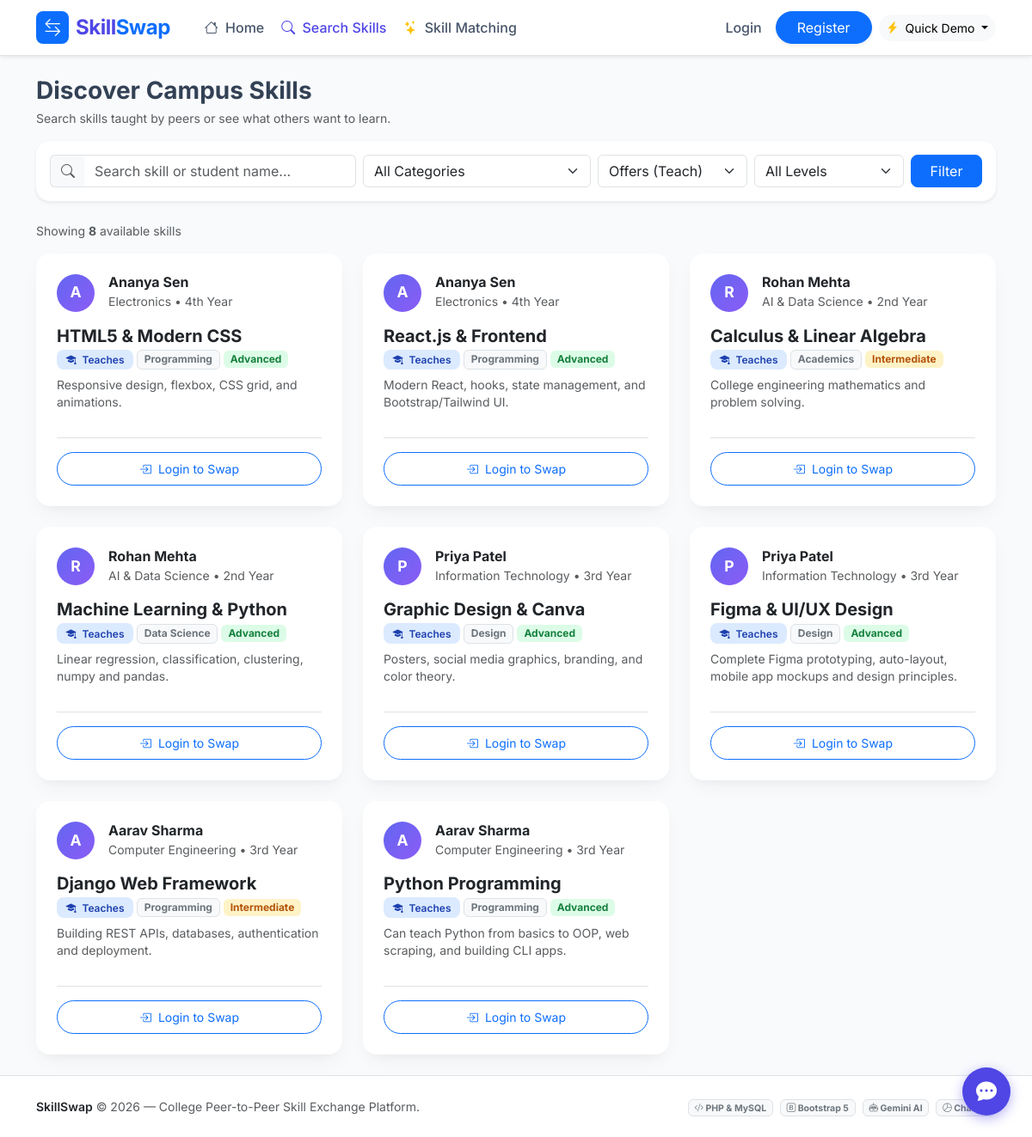
The app's page /student/search.php with its own data.
### tables this page shows
CREATE TABLE IF NOT EXISTS `skills` (
    `id` INT AUTO_INCREMENT PRIMARY KEY,
    `user_id` INT NOT NULL,
    `skill_name` VARCHAR(120) NOT NULL,
    `category` VARCHAR(60) NOT NULL,
    `proficiency_level` ENUM('Beginner', 'Intermediate', 'Advanced') DEFAULT 'Intermediate',
    `type` ENUM('teach', 'learn') NOT NULL,  
    `description` TEXT DEFAULT NULL,
    `created_at` DATETIME DEFAULT CURRENT_TIMESTAMP,
    FOREIGN KEY (`user_id`) REFERENCES `users`(`id`) ON DELETE CASCADE
);

CREATE TABLE IF NOT EXISTS `users` (
    `id` INT AUTO_INCREMENT PRIMARY KEY,
    `name` VARCHAR(100) NOT NULL,
    `email` VARCHAR(120) NOT NULL UNIQUE,
    `password` VARCHAR(255) NOT NULL,
    `role` ENUM('student', 'admin') DEFAULT 'student',
    `college_id` VARCHAR(50) DEFAULT NULL,
    `department` VARCHAR(100) DEFAULT 'Computer Science',
    `year_of_study` VARCHAR(20) DEFAULT '3rd Year',
    `bio` TEXT DEFAULT NULL,
    `contact_info` VARCHAR(255) DEFAULT NULL,
    `avatar` VARCHAR(255) DEFAULT 'default_avatar.png',
    `status` ENUM('active', 'suspended') DEFAULT 'active',
    `created_at` DATETIME DEFAULT CURRENT_TIMESTAMP
);

### config/db.php (called while the page is built, shortened)
<?php
function current_user_id() {
    return $_SESSION['user_id'] ?? null;
}
function sanitize($data) {
    return htmlspecialchars(trim($data ?? ''), ENT_QUOTES, 'UTF-8');
}
function app_path($subpath = '') {
    $docRoot = str_replace('\\', '/', $_SERVER['DOCUMENT_ROOT'] ?? '');
    $curDir  = str_replace('\\', '/', dirname(__DIR__));
    $rel = str_replace($docRoot, '', $curDir);
    $rel = rtrim($rel, '/');
    return $rel . ($subpath ? '/' . ltrim($subpath, '/') : '');
}

### student/search.php (the view, shortened to what this page needs)
<?php
require_once __DIR__ . '/../config/db.php';
$db = get_db_connection();
$currentUserId = current_user_id();
$search   = trim($_GET['q'] ?? '');
$type     = trim($_GET['type'] ?? 'teach');
$query = "
    SELECT s.*, u.name as user_name, u.department, u.year_of_study, u.contact_info, u.avatar
    FROM skills s
    JOIN users u ON s.user_id = u.id
    WHERE u.status = 'active'
";
$params = [];
if (!empty($type) && in_array($type, ['teach', 'learn'])) {
    $query .= " AND s.type = ?";
    $params[] = $type;
}
$query .= " ORDER BY s.id DESC";
$stmt = $db->prepare($query);
$stmt->execute($params);
$skills = $stmt->fetchAll();
require_once __DIR__ . '/../includes/header.php';
?>
<div class="mb-4">
    <h3 class="fw-bold mb-1">Discover Campus Skills</h3>
    <p class="text-muted small">Search skills taught by peers or see what others want to learn.</p>
    <div class="card border-0 shadow-sm rounded-4 p-3 mb-4 bg-white">
        <form method="GET" action="" class="row g-2 align-items-center">
            <div class="col-md-4">
                <div class="input-group">
                    <span class="input-group-text bg-light border-end-0"><i class="bi bi-search text-muted"></i></span>
                    <input type="text" name="q" class="form-control border-start-0" placeholder="Search skill or student name..." value="<?= sanitize($search); ?>">
                </div>
            </div>
            <div class="col-md-3">
                <select name="category" class="form-select">
                    <option value="">All Categories</option>
                </select>
            </div>
            <div class="col-md-2">
                <select name="type" class="form-select">
                    <option value="teach" <?= ($type === 'teach') ? 'selected' : ''; ?>>Offers (Teach)</option>
                </select>
            </div>
            <div class="col-md-2">
                <select name="level" class="form-select">
                    <option value="">All Levels</option>
                </select>
            </div>
            <div class="col-md-1 d-grid">
                <button type="submit" class="btn btn-primary rounded-3">Filter</button>
            </div>
        </form>
    </div>
</div>
<div class="d-flex justify-content-between align-items-center mb-3">
    <span class="text-muted small">Showing <strong><?= count($skills); ?></strong> available skills</span>
</div>
<?php if (empty($skills)): ?>
    <div class="card border-0 shadow-sm rounded-4 p-5 text-center bg-white">
        <i class="bi bi-search text-muted fs-1 mb-2"></i>
        <h5 class="fw-bold">No Skills Matched Your Criteria</h5>
        <p class="text-muted small">Try broadening your keywords or clearing selected filters.</p>
        <div>
            <a href="<?= app_path('student/search.php'); ?>" class="btn btn-outline-primary btn-sm rounded-pill px-3">
                Reset Search
            </a>
        </div>
    </div>
<?php else: ?>
    <div class="row g-4">
        <?php foreach ($skills as $s): ?>
            <div class="col-md-6 col-lg-4">
                <div class="card h-100 swap-card border-0 p-4 d-flex flex-column justify-content-between">
                    <div>
                        <div class="d-flex align-items-center gap-3 mb-3">
                            <div class="avatar-circle">
                                <?= strtoupper(substr($s['user_name'], 0, 1)); ?>
                            </div>
                            <div>
                                <h6 class="fw-bold mb-0 text-dark"><?= sanitize($s['user_name']); ?></h6>
                                <small class="text-muted">
                                    <?= sanitize($s['department']); ?> &bull; <?= sanitize($s['year_of_study']); ?>
                                </small>
                            </div>
                        </div>
                        <div class="mb-3">
                            <h5 class="fw-bold text-dark mb-1"><?= sanitize($s['skill_name']); ?></h5>
                            <div class="d-flex flex-wrap gap-1 align-items-center mb-2">
                                <span class="badge badge-<?= $s['type']; ?>">
                                    <?= ($s['type'] === 'teach') ? '<i class="bi bi-mortarboard-fill me-1"></i> Teaches' : '<i class="bi bi-book-half me-1"></i> Wants to Learn'; ?>
                                </span>
                                <span class="badge bg-light text-secondary border small"><?= sanitize($s['category']); ?></span>
                                <span class="badge badge-level badge-<?= sanitize($s['proficiency_level']); ?>">
                                    <?= sanitize($s['proficiency_level']); ?>
                                </span>
                            </div>
                            <p class="text-muted small mb-0" style="line-height: 1.4;">
                                <?= sanitize($s['description'] ?: 'No additional description provided.'); ?>
                            </p>
                        </div>
                    </div>
                    <div class="pt-3 border-top mt-3">
                        <?php if ($currentUserId): ?>
                            <?php if ($s['type'] === 'teach'): ?>
                                <button class="btn btn-primary w-100 rounded-pill btn-sm py-2 shadow-sm"
                                        onclick="openSwapModal(<?= $s['id']; ?>, '<?= addslashes(sanitize($s['skill_name'])); ?>', <?= $s['user_id']; ?>, '<?= addslashes(sanitize($s['user_name'])); ?>')">
                                    <i class="bi bi-arrow-left-right me-1"></i> Request Skill Swap
                                </button>
                            <?php else: ?>
                                <button class="btn btn-outline-warning text-dark w-100 rounded-pill btn-sm py-2 shadow-sm"
                                        onclick="openSwapModal(<?= $s['id']; ?>, '<?= addslashes(sanitize($s['skill_name'])); ?>', <?= $s['user_id']; ?>, '<?= addslashes(sanitize($s['user_name'])); ?>')">
                                    <i class="bi bi-person-check-fill me-1"></i> Offer to Teach This
                                </button>
                            <?php endif; ?>
                        <?php else: ?>
                            <a href="<?= app_path('auth/login.php'); ?>" class="btn btn-outline-primary w-100 rounded-pill btn-sm py-2">
                                <i class="bi bi-box-arrow-in-right me-1"></i> Login to Swap
                            </a>
                        <?php endif; ?>
                    </div>
                </div>
            </div>
        <?php endforeach; ?>
    </div>
<?php endif; ?>
<?php require_once __DIR__ . '/../includes/footer.php'; ?>

### assets/css/style.css (style rules this page uses)
:root { --primary: #4f46e5; --primary-hover: #4338ca; --primary-light: #eef2ff; --secondary: #0ea5e9; --success: #10b981; --warning: #f59e0b; --danger: #ef4444; --dark: #0f172a; --gray-bg: #f8fafc; --card-shadow: 0 10px 25px -5px rgba(0, 0, 0, 0.05), 0 8px 10px -6px rgba(0, 0, 0, 0.03); --hover-shadow: 0 20px 25px -5px rgba(0, 0, 0, 0.1), 0 8px 10px -6px rgba(0, 0, 0, 0.04); }
body { font-family: 'Inter', -apple-system, BlinkMacSystemFont, "Segoe UI", Roboto, Helvetica, Arial, sans-serif; background-color: var(--gray-bg); color: #334155; min-height: 100vh; display: flex; flex-direction: column; }
.swap-card { background: #ffffff; border: 1px solid #e2e8f0; border-radius: 1rem; box-shadow: var(--card-shadow); transition: transform 0.2s ease, box-shadow 0.2s ease; }
.badge-teach { background-color: #dbeafe; color: #1e40af; font-weight: 600; padding: 0.35rem 0.65rem; border-radius: 0.5rem; }
.badge-level { font-size: 0.75rem; padding: 0.25rem 0.5rem; border-radius: 0.375rem; }
.badge-Intermediate { background: #fef3c7; color: #b45309; }
.badge-Advanced { background: #dcfce7; color: #15803d; }
.avatar-circle { width: 44px; height: 44px; border-radius: 50%; background: linear-gradient(135deg, #6366f1, #8b5cf6); color: white; display: flex; align-items: center; justify-content: center; font-weight: 700; font-size: 1.1rem; }

### records on screen
skills: user.name "A", user.name "Ananya Sen", user.department "Electronics", user.year_of_study "4th Year", skill_name "HTML5 & Modern CSS", type "teach" (drawn), category "Programming", proficiency_level "Advanced", description "Responsive design, flexbox, CSS grid, and animations."
skills: user.name "A", user.name "Ananya Sen", user.department "Electronics", user.year_of_study "4th Year", skill_name "React.js & Frontend", type "teach" (drawn), category "Programming", proficiency_level "Advanced", description "Modern React, hooks, state management, and Bootstrap/Tailwind UI."
skills: user.name "R", user.name "Rohan Mehta", user.department "AI & Data Science", user.year_of_study "2nd Year", skill_name "Calculus & Linear Algebra", type "teach" (drawn), category "Academics", proficiency_level "Intermediate", description "College engineering mathematics and problem solving."
skills: user.name "R", user.name "Rohan Mehta", user.department "AI & Data Science", user.year_of_study "2nd Year", skill_name "Machine Learning & Python", type "teach" (drawn), category "Data Science", proficiency_level "Advanced", description "Linear regression, classification, clustering, numpy and pandas."
skills: user.name "P", user.name "Priya Patel", user.department "Information Technology", user.year_of_study "3rd Year", skill_name "Graphic Design & Canva", type "teach" (drawn), category "Design", proficiency_level "Advanced", description "Posters, social media graphics, branding, and color theory."
skills: user.name "P", user.name "Priya Patel", user.department "Information Technology", user.year_of_study "3rd Year", skill_name "Figma & UI/UX Design", type "teach" (drawn), category "Design", proficiency_level "Advanced", description "Complete Figma prototyping, auto-layout, mobile app mockups and design principles."
skills: user.name "A", user.name "Aarav Sharma", user.department "Computer Engineering", user.year_of_study "3rd Year", skill_name "Django Web Framework", type "teach" (drawn), category "Programming", proficiency_level "Intermediate", description "Building REST APIs, databases, authentication and deployment."
skills: user.name "A", user.name "Aarav Sharma", user.department "Computer Engineering", user.year_of_study "3rd Year", skill_name "Python Programming", type "teach" (drawn), category "Programming", proficiency_level "Advanced", description "Can teach Python from basics to OOP, web scraping, and building CLI apps."

### other values on screen
count($skills) "8"
